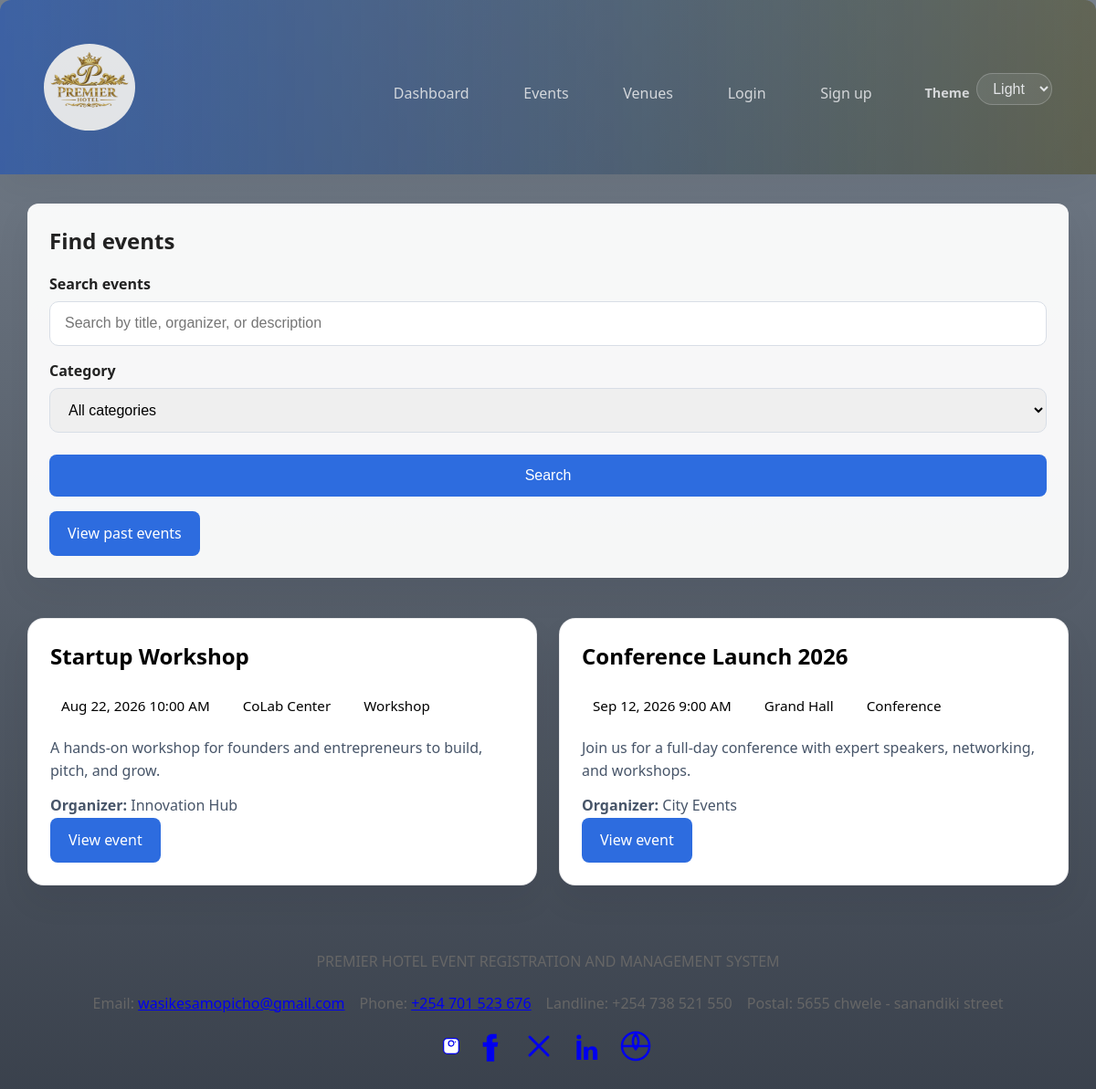
The page / on the database its author committed.
### tables this page shows
CREATE TABLE IF NOT EXISTS events (
    id INT AUTO_INCREMENT PRIMARY KEY,
    title VARCHAR(255) NOT NULL,
    description TEXT NOT NULL,
    event_date DATETIME NOT NULL,
    venue VARCHAR(255) NOT NULL,
    venue_id INT UNSIGNED DEFAULT NULL,
    organizer VARCHAR(255) NOT NULL,
    organizer_email VARCHAR(255) DEFAULT NULL,
    category VARCHAR(100) NOT NULL,
    ticket_options TEXT NOT NULL,
    created_at TIMESTAMP DEFAULT CURRENT_TIMESTAMP
);

### helpers.php (called while the page is built, shortened)
<?php
require_once __DIR__ . '/db.php';
function escape($value) {
    return htmlspecialchars($value, ENT_QUOTES, 'UTF-8');
}
function currentUser() {
    global $pdo;
    if (empty($_SESSION['user_id'])) {
        return null;
    }
    $stmt = $pdo->prepare('SELECT * FROM users WHERE id = :id');
    $stmt->execute(['id' => $_SESSION['user_id']]);
    return $stmt->fetch();
}
?>

### index.php (the view, shortened to what this page needs)
<?php
require_once 'helpers.php';
$search = trim($_GET['search'] ?? '');
$showPast = isset($_GET['past']) && $_GET['past'] === '1';
$sql = 'SELECT * FROM events WHERE 1=1';
$params = [];
if ($showPast) {
    $sql .= ' AND event_date < NOW()';
    $sql .= ' ORDER BY event_date DESC';
} else {
    $sql .= ' AND event_date >= NOW()';
    $sql .= ' ORDER BY event_date ASC';
}
$stmt = $pdo->prepare($sql);
$stmt->execute($params);
$events = $stmt->fetchAll();
?>
<!DOCTYPE html>
<html lang="en">
<head>
    <link rel="stylesheet" href="styles.css">
</head>
<body class="page-events">
<?php include __DIR__ . '/header.php'; ?>
<main class="container">
    <section class="panel">
        <h2><?= $showPast ? 'Past events' : 'Find events' ?></h2>
        <form method="get" action="index.php">
            <label>Search events</label>
            <input type="search" name="search" value="<?= escape($search) ?>" placeholder="Search by title, organizer, or description">
            <label>Category</label>
            <select name="category">
                <option value="">All categories</option>
            </select>
            <input type="submit" value="Search" class="button">
            <?php if ($showPast): ?>
                <a class="button secondary" href="index.php">View upcoming events</a>
            <?php else: ?>
                <a class="button secondary" href="index.php?past=1">View past events</a>
            <?php endif; ?>
        </form>
    </section><br><br>
    <section class="grid grid-3">
        <?php foreach ($events as $event): ?>
            <?php $cat = strtolower(preg_replace('/[^a-z0-9]+/','-', $event['category'] ?? 'default')); $catClass = 'category-' . ($cat ?: 'default'); ?>
            <div class="card event-card <?= $catClass ?>">
                <div class="card-content" >
                    <h2><?= escape($event['title']) ?></h2>
                    <div class="event-meta">
                        <span><?= date('M j, Y g:i A', strtotime($event['event_date'])) ?></span>
                        <span><?= escape($event['venue']) ?></span>
                        <span><?= escape($event['category']) ?></span>
                    </div>
                    <p><?= nl2br(escape($event['description'])) ?></p>
                    <p><strong>Organizer:</strong> <?= escape($event['organizer']) ?></p>
                    <a class="button" href="event.php?id=<?= $event['id'] ?>">View event</a>
                </div>
            </div>
        <?php endforeach; ?>
    </section>
</main>
<?php include __DIR__ . '/footer.php'; ?>
</body>
</html>

### header.php (shortened to what this page needs)
<?php
require_once __DIR__ . '/helpers.php';
$user = currentUser();
$theme = 'light';
    $unreadNotifications = 0;
    $unreadMessages = 0;
?>
<header style="opacity: 0.8; ">
    <div class="container" style="display:flex;align-items:center;justify-content:space-between;gap:1rem;">
        <div style="display:flex;align-items:center;gap:1rem; border-radius: 50%; overflow: hidden;">
            <a href="dashboard.php" style="color:inherit;text-decoration:none;font-weight:700; background:#fff;"><img src="images/hotel_logo.png" alt="premier hotel logo" width="100px" height="90px"></a>
        </div>
        <nav style="display:flex;align-items:center;gap:1rem; ">
            <?php
            $current = basename($_SERVER['PHP_SELF'] ?? '');
            $secureAccessPages = ['login.php', 'register_user.php', 'forgot_password.php', 'reset_password.php'];
            $isSecureAccess = in_array($current, $secureAccessPages, true);
            $dashboardLink = 'dashboard.php';
            if ($isSecureAccess) {
                if ($user) {
                    echo '<a href="' . escape($dashboardLink) . '">Dashboard</a>';
                }
            } else {
            ?>
                <a href="<?= escape($dashboardLink) ?>">Dashboard</a>
                <a href="index.php">Events</a>
                <a href="venues.php">Venues</a>
                <?php if ($user) { ?>
                    <a href="notifications.php" style="position:relative;" aria-label="Notifications" title="Notifications">
                    <svg width="20" height="20" viewBox="0 0 24 24" fill="none" xmlns="http://www.w3.org/2000/svg">
                        <path d="M18 8a6 6 0 0 0-12 0v4.5c0 1.7-1.2 3.2-2.8 3.7l-.2.1V18h18v-1.7l-.2-.1c-1.6-.5-2.8-2-2.8-3.7V8Z" stroke="currentColor" stroke-width="1.5" stroke-linecap="round" stroke-linejoin="round"/>
                        <path d="M9 21h6" stroke="currentColor" stroke-width="1.5" stroke-linecap="round"/>
                        <path d="M12 17.5a1.5 1.5 0 0 0 1.5-1.5h-3A1.5 1.5 0 0 0 12 17.5Z" fill="currentColor"/>
                    </svg>
                    <?php if ($unreadNotifications > 0) { ?><span style="position:absolute;top:-6px;right:-8px;background:#e3342f;color:#fff;border-radius:999px;padding:2px 6px;font-size:12px;"><?= $unreadNotifications ?></span><?php } ?>
                </a>
                <a href="messages.php" style="position:relative;" aria-label="Messages" title="Messages">
                    <svg width="20" height="20" viewBox="0 0 24 24" fill="none" xmlns="http://www.w3.org/2000/svg">
                        <path d="M21 15a2 2 0 0 1-2 2H7l-4 4V5a2 2 0 0 1 2-2h14a2 2 0 0 1 2 2v10Z" stroke="currentColor" stroke-width="1.5" stroke-linecap="round" stroke-linejoin="round"/>
                        <path d="M8 9h8M8 13h5" stroke="currentColor" stroke-width="1.5" stroke-linecap="round"/>
                    </svg>
                    <?php if ($unreadMessages > 0) { ?><span style="position:absolute;top:-6px;right:-8px;background:#2b8a3e;color:#fff;border-radius:999px;padding:2px 6px;font-size:12px;"><?= $unreadMessages ?></span><?php } ?>
                </a>
                    <details class="profile-menu" id="profileDropdown">
                        <summary id="profileDropdownToggle" aria-haspopup="true" aria-expanded="false" aria-label="Profile menu">
                            <svg width="20" height="20" viewBox="0 0 24 24" fill="none" xmlns="http://www.w3.org/2000/svg"><path d="M12 12a4 4 0 1 0-4-4 4 4 0 0 0 4 4Z" stroke="currentColor" stroke-width="1.5" stroke-linecap="round" stroke-linejoin="round"/><path d="M4 21v-1a4 4 0 0 1 4-4h8a4 4 0 0 1 4 4v1" stroke="currentColor" stroke-width="1.5" stroke-linecap="round" stroke-linejoin="round"/></svg> Profile
                        </summary>
                        <div class="profile-dropdown">
                            <div class="profile-dropdown-panel">
                                <div class="profile-summary" id="profileSummary">
                                    <h3>My profile</h3>
                                    <p><strong>Name:</strong> <?= escape($user['name'] ?? '') ?></p>
                                    <p><strong>Email:</strong> <?= escape($user['email'] ?? '') ?></p>
                                    <p><strong>Phone:</strong> <?= escape($user['phone'] ?? '') ?></p>
                                    <p><strong>Role:</strong> <?= escape($user['role'] ?? '') ?></p>
                                    <div class="profile-actions">
                                        <button type="button" class="button secondary" id="editProfileButton">Edit</button>
                                        <a class="button secondary" href="logout.php">Logout</a>
                                    </div>
                                </div>
                                <form class="profile-edit-form hidden" id="profileEditForm" action="profile.php" method="post">
                                    <h3>Edit profile</h3>
                                    <input type="hidden" name="redirect" id="profileRedirect" value="">
                                    <label>Name
                                        <input type="text" name="name" value="<?= escape($user['name'] ?? '') ?>" required>
                                    </label>
                                    <label>Email
                                        <input type="email" name="email" value="<?= escape($user['email'] ?? '') ?>" required>
                                    </label>
                                    <label>Phone
                                        <input type="text" name="phone" value="<?= escape($user['phone'] ?? '') ?>">
                                    </label>
                                    <div class="profile-edit-actions">
                                        <button type="submit" class="button">Save</button>
                                        <button type="button" class="button secondary" id="cancelProfileEdit">Cancel</button>
                                    </div>
                                </form>
                            </div>
                        </div>
                    </details>
                <?php } else { ?>
                    <a href="login.php">Login</a>
                    <a href="register_user.php">Sign up</a>
                <?php } ?>
            <?php } ?>
            <form method="post" action="set_theme.php" class="theme-select-form">
                <label for="themeSelect">Theme</label>
                <select id="themeSelect" name="theme" onchange="this.form.submit()">
                    <option value="light"<?= $theme === 'light' ? ' selected' : '' ?>>Light</option>
                </select>
            </form>
        </nav>
    </div>
</header>

### footer.php (shortened to what this page needs)
<footer>
    <div style="display:flex;flex-direction:column;gap:0.5rem;align-items:center;">
        <p>PREMIER HOTEL EVENT REGISTRATION AND MANAGEMENT SYSTEM</p>
        <div style="display:flex;gap:1rem;flex-wrap:wrap;justify-content:center;align-items:center;">
            <div>Email: <a href="mailto:wasikesamopicho@gmail.com">wasikesamopicho@gmail.com</a></div>
            <div>Phone: <a href="tel:+254701523676">+254 701 523 676</a></div>
            <div>Landline: +254 738 521 550</div>
            <div>Postal: 5655 chwele - sanandiki street</div>
        </div>
        <div style="margin-top:0.5rem;display:flex;gap:0.8rem;align-items:center;">
            <a href="#" aria-label="Instagram" title="Instagram">
            </a>
            <a href="#" aria-label="Facebook" title="Facebook">
                <svg width="40" height="40" viewBox="0 0 24 24" fill="whitesmoke" xmlns="http://www.w3.org/2000/svg">
                    <path d="M13.5 22H9.5V12.5H7V9.5h2.5V7.5c0-2 1-3.5 4-3.5h2.5v3h-1.5c-1 0-1.2.5-1.2 1.1v1.4H17l-.5 3H14.5V22Z" fill="currentColor"/>
                </svg>
            </a>
            <a href="#" aria-label="X" title="X">
                <svg width="40" height="40" viewBox="0 0 24 24" fill="whitesmoke" xmlns="http://www.w3.org/2000/svg">
                    <path d="M18 6 6 18" stroke="currentColor" stroke-width="1.8" stroke-linecap="round"/>
                    <path d="M6 6 18 18" stroke="currentColor" stroke-width="1.8" stroke-linecap="round"/>
                </svg>
            </a>
            <a href="#" aria-label="LinkedIn" title="LinkedIn">
            </a>
            <a href="#" aria-label="Website" title="Website">
                <svg width="40" height="40" viewBox="0 0 24 24" fill="none" xmlns="http://www.w3.org/2000/svg">
                    <circle cx="12" cy="12" r="9" stroke="currentColor" stroke-width="1.5"/>
                    <path d="M4 12h16M12 4c2.5 3 2.5 7 0 10M12 4c-2.5 3-2.5 7 0 10" stroke="currentColor" stroke-width="1.5" stroke-linecap="round"/>
                </svg>
            </a>
        </div>
    </div>
</footer>

### styles.css (style rules this page uses)
* { box-sizing: border-box; }
body { margin: 0; font-family: 'Segoe UI', Tahoma, Geneva, Verdana, sans-serif; background: linear-gradient(180deg, #f3f6f9 0%, #e9edf2 60%); color: #222; }
header, .hero, .panel, .card, .form-card { border-radius: 12px; background: rgba(255,255,255,0.95); box-shadow: 0 14px 40px rgba(18,24,33,0.06); }
header { padding: 1rem 2rem; background: linear-gradient(90deg,#305baa 0%, #4945108a 100%); color: #fff; border-bottom-left-radius: 0; border-bottom-right-radius: 0; }
header nav { margin-top: 0.75rem; position: relative; }
header nav a, header nav .profile-toggle, header nav summary { color: rgba(255,255,255,0.9); margin-right: 1rem; text-decoration: none; display: inline-flex; align-items: center; gap: 0.4rem; border: 1px solid transparent; background: transparent; padding: 0.55rem 0.8rem; border-radius: 999px; cursor: pointer; }
.container { width: min(1140px, 100% - 2rem); margin: 2rem auto; }
body.page-events { background: linear-gradient(180deg, rgba(18, 35, 56, 0.58), rgba(9, 18, 32, 0.8)), url('https://images.unsplash.com/photo-1497032628192-86f99bcd76bc?auto=format&fit=crop&w=1600&q=80') center/cover fixed no-repeat; }
.event-card { position: relative; overflow: hidden; color: #000000; min-height: 220px; display:flex; flex-direction:column; justify-content: flex-end; }
.event-card .event-meta span { background: rgba(255,255,255,0.12); color: #000000; }
.event-card h2, .event-card p, .event-card .event-meta, .event-card .event-meta span { color: #000000; }
.grid { display: grid; gap: 1.5rem; }
.grid-3 { grid-template-columns: repeat(auto-fit, minmax(260px, 1fr)); }
.event-card { display: block; text-decoration: none; color: inherit; background: #ffffff; border: 1px solid rgba(15, 23, 42, 0.08); box-shadow: 0 18px 35px rgba(15, 23, 42, 0.06); border-radius: 18px; overflow: hidden; transition: transform 0.2s ease, box-shadow 0.2s ease; }
.event-card p { margin: 0.75rem 0 0; color: #475569; line-height: 1.65; }
.card, .form-card, .panel { padding: 1.5rem; }
.card h2, .form-card h2, .panel h2 { margin-top: 0; }
.card p, .panel p { line-height: 1.6; }
.button, button, input[type="submit"] { display: inline-flex; align-items: center; justify-content: center; padding: 0.85rem 1.25rem; border: none; border-radius: 8px; background: #2d6cdf; color: #fff; text-decoration: none; cursor: pointer; transition: background 0.2s ease; }
input, select, textarea { width: 100%; margin-top: 0.5rem; margin-bottom: 1rem; padding: 0.9rem 1rem; border: 1px solid #d8dee6; border-radius: 10px; font-size: 1rem; }
label { font-weight: 600; }
.event-meta { display: flex; flex-wrap: wrap; gap: 0.75rem; margin: 1rem 0; }
.event-meta span { background: #eef3ff; color: #1b3b79; padding: 0.5rem 0.75rem; border-radius: 999px; font-size: 0.95rem; }
footer { text-align: center; padding: 1.5rem 0; color: #666; }
.theme-select-form { display: inline-flex; align-items: center; gap: 0.5rem; margin-left: 0.75rem; }
.theme-select-form label { color: rgba(255,255,255,0.9); font-size: 0.9rem; }
.theme-select-form select { padding: 0.45rem 0.8rem; border-radius: 999px; border: 1px solid rgba(255,255,255,0.25); background: rgba(255,255,255,0.1); color: #fff; }

### rows shown on the page
events: title "Startup Workshop", event_date "Aug 22, 2026 10:00 AM", venue "CoLab Center", category "Workshop", description "A hands-on workshop for founders and entrepreneurs to build, pitch, and grow.", organizer "Innovation Hub"
events: title "Conference Launch 2026", event_date "Sep 12, 2026 9:00 AM", venue "Grand Hall", category "Conference", description "Join us for a full-day conference with expert speakers, networking, and workshops.", organizer "City Events"
